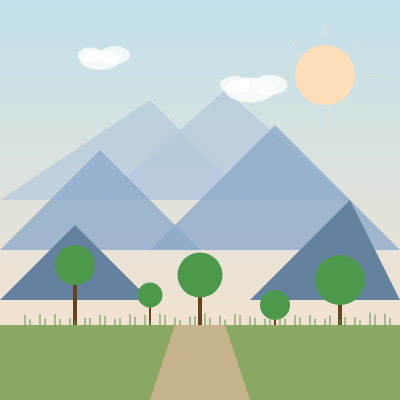
Frame 1 (no input)
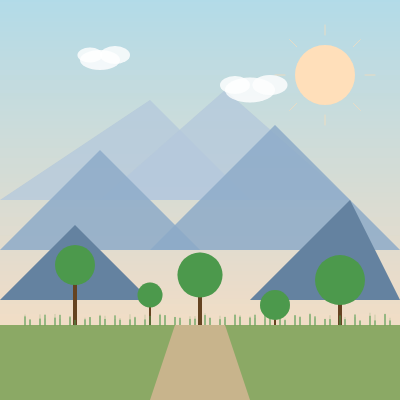
Frame 2 (the mouse pressed at the canvas centre, redrawn once)

The p5.js sketch that drew these frames (run headless with seeded random() and noise() and a simulated clock; the mouse was pressed at the canvas centre and the sketch redrawn once):

// p5.js sketch
// ── sketch.js
function setup() {
  createCanvas(400, 400);
  noLoop();
}

function draw() {
  // Sky gradient
  drawSky();

  // Mountain layers
  drawMountains();

  // Sun/Moon
  drawSun();

  // Clouds
  drawClouds();

  // Trees
  drawTrees();

  // Ground
  drawGround();
}

function drawSky() {
  // Gradient from light blue to soft pink
  for (let y = 0; y < height; y++) {
    let alpha = map(y, 0, height, 0, 1);
    let skyColor = lerpColor(color(173, 216, 230), color(255, 218, 185), alpha);
    stroke(skyColor);
    line(0, y, width, y);
  }
}

function drawSun() {
  // Simple sun circle
  fill(255, 223, 186);
  noStroke();
  circle(325, 75, 60);

  // Sun rays (minimal lines)
  stroke(255, 223, 186, 150);
  strokeWeight(1);
  for (let i = 0; i < 8; i++) {
    let angle = (i * PI) / 4;
    let x1 = 325 + cos(angle) * 40;
    let y1 = 75 + sin(angle) * 40;
    let x2 = 325 + cos(angle) * 50;
    let y2 = 75 + sin(angle) * 50;
    line(x1, y1, x2, y2);
  }
}

function drawMountains() {
  // Back mountains (light)
  fill(180, 200, 220, 180);
  noStroke();
  triangle(0, 200, 150, 100, 250, 200);
  triangle(100, 200, 225, 90, 350, 200);

  // Middle mountains (medium)
  fill(140, 170, 200, 200);
  triangle(0, 250, 100, 150, 200, 250);
  triangle(150, 250, 275, 125, 400, 250);

  // Front mountains (dark)
  fill(100, 130, 160);
  triangle(0, 300, 75, 225, 150, 300);
  triangle(250, 300, 350, 200, 400, 300);
}

function drawClouds() {
  fill(255, 255, 255, 200);
  noStroke();

  // Simple cloud shapes
  ellipse(100, 60, 40, 20);
  ellipse(115, 55, 30, 18);
  ellipse(90, 55, 25, 15);

  ellipse(250, 90, 50, 25);
  ellipse(270, 85, 35, 20);
  ellipse(235, 85, 30, 18);
}

function drawTrees() {
  stroke(101, 67, 33);
  strokeWeight(4);

  // Tree trunks
  line(75, 275, 75, 325);
  line(340, 290, 340, 340);
  line(200, 285, 200, 335);

  // Tree foliage (simple circles)
  fill(76, 153, 76);
  noStroke();
  circle(75, 265, 40);
  circle(340, 280, 50);
  circle(200, 275, 45);

  // Smaller trees
  stroke(101, 67, 33);
  strokeWeight(2);
  line(150, 300, 150, 325);
  line(275, 310, 275, 335);

  fill(76, 153, 76);
  noStroke();
  circle(150, 295, 25);
  circle(275, 305, 30);
}

function drawGround() {
  // Simple ground plane
  fill(139, 169, 101);
  noStroke();
  rect(0, 325, width, 75);

  // Grass details (minimal lines)
  stroke(76, 153, 76);
  strokeWeight(1);
  for (let x = 25; x < width; x += 15) {
    let grassHeight = random(5, 12);
    line(x, 325, x, 325 - grassHeight);
    line(x + 5, 325, x + 5, 325 - random(4, 10));
  }

  // Path
  fill(200, 180, 140);
  noStroke();
  quad(175, 325, 225, 325, 250, height, 150, height);
}

// ── style.css
/* Minimal back button in top-left corner */
.back-btn {
  position: absolute;
  top: 16px;
  left: 16px;
  z-index: 10;
  text-decoration: none;
}
.back-btn svg {
  display: block;
  fill: none;
  stroke: #ffd700;
  transition: stroke 0.2s;
}
.back-btn:hover svg {
  stroke: #ffa500;
}
html,
body {
  margin: 0;
  padding: 0;
  display: grid;
  place-content: center center;
  height: 100vh;
  background: #e8f4f8;
}

canvas {
  display: block;
  border: 3px solid #b8d4da;
  border-radius: 1em;
}
